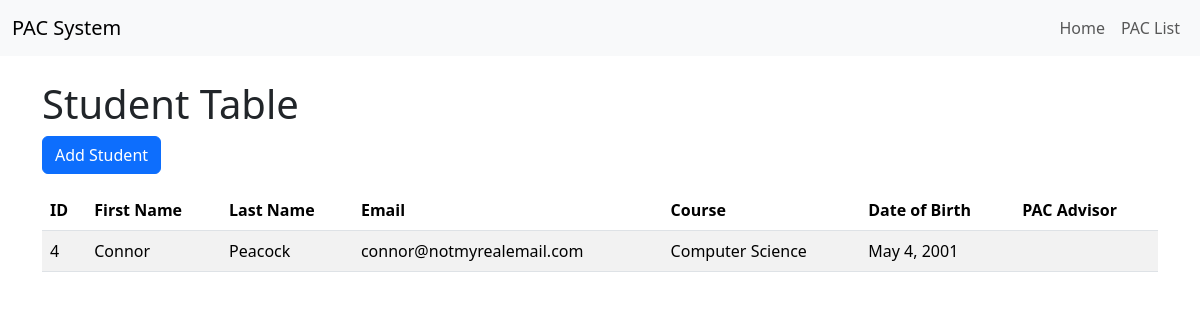
The app's page /, older data.
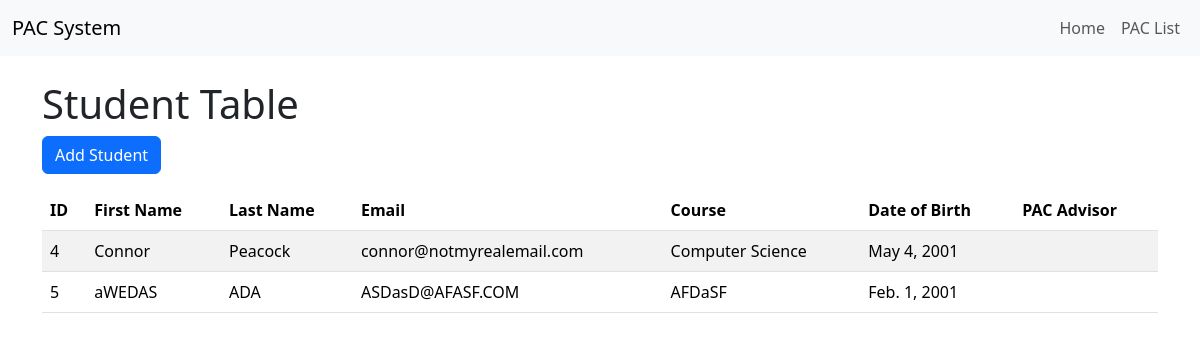
The same page, newer data.
### pacsystem/models.py (models this page shows, shortened)
class StudentTable(models.Model):
    StudentID = models.AutoField(primary_key=True)
    PacID = models.ForeignKey(PacTable, on_delete=models.CASCADE, null=True, blank=True)
    FirstName = models.CharField(max_length=64, null=False)
    LastName = models.CharField(max_length=64, null=False)
    Email = models.EmailField(max_length=255, null=False)
    Course = models.CharField(max_length=64, null=False)
    DOB = models.DateField(null=False)

### pacsystem/views.py (the view)
# urls.py: path('', views.home_view, name='home'),
def home_view(request):
    students = StudentTable.objects.all()
    context = {'students': students}
    return render(request, 'studentpac/home.html', context)

### pacsystem/templates/studentpac/home.html (shortened to what this page needs)
{% extends 'studentpac/base.html' %}
{% block content %}
<h1>Student Table</h1>
<a href="{% url 'add_student' %}" class="btn btn-primary mb-3">Add Student</a>
<table class="table table-striped">
    <thead>
    <tr>
        <th>ID</th>
        <th>First Name</th>
        <th>Last Name</th>
        <th>Email</th>
        <th>Course</th>
        <th>Date of Birth</th>
        <th>PAC Advisor</th>
    </tr>
    </thead>
    <tbody>
    {% for student in students %}
    <tr>
        <td>{{ student.StudentID }}</td>
        <td>{{ student.FirstName }}</td>
        <td>{{ student.LastName }}</td>
        <td>{{ student.Email }}</td>
        <td>{{ student.Course }}</td>
        <td>{{ student.DOB }}</td>
        <td>{{ student.PacID.FirstName }} {{ student.PacID.LastName }}</td>
    </tr>
    {% endfor %}
    </tbody>
</table>
{% endblock %}

Row changes from the older to the newer data that the page shows:
added StudentTable: StudentID "5", FirstName "aWEDAS", LastName "ADA", Email "ASDasD@AFASF.COM", Course "AFDaSF", DOB "Feb. 1, 2001"
